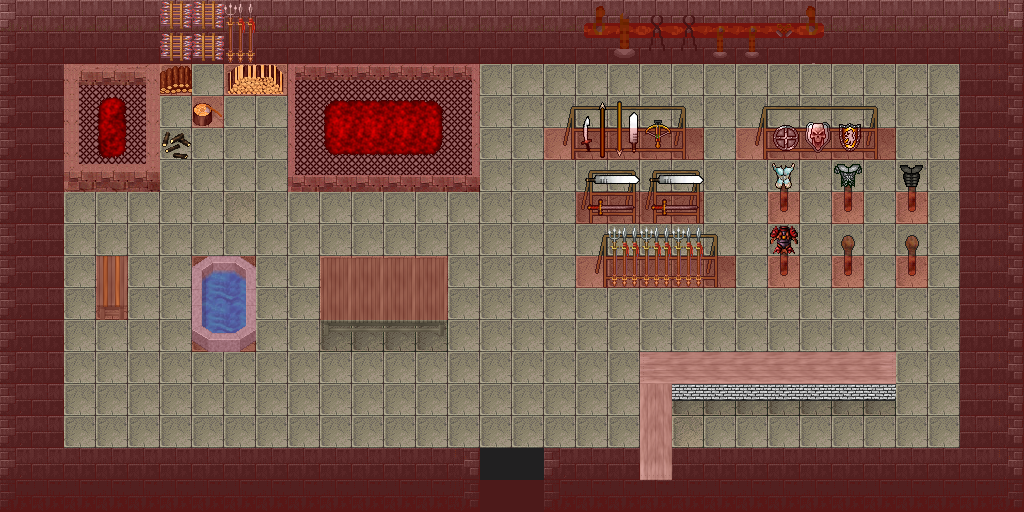

This is a level from a 2D game, rendered from its Tiled map with the project's own tilesets. A one-line summary and the map file follow, with tile-layer data summarised:
An orthogonal 32x16 tile map with 32x32 px tiles, 7 tile layers (0_floor, 1_terrain, 2_object, 3_roof, ...), 1 hidden layer not drawn, 24 tilesets.

<map version="1.0" orientation="orthogonal" renderorder="right-down" width="32" height="16" tilewidth="32" tileheight="32" nextobjectid="1">
 <tileset firstgid="1" name="carpets" tilewidth="32" tileheight="32" tilecount="8" columns="4">
  <image source="../../tileset/furniture/carpet/carpets.png" width="128" height="64" />
 </tileset>
 <tileset firstgid="9" name="fireplace" tilewidth="32" tileheight="32" tilecount="9" columns="3">
  <image source="../../tileset/building/decoration/fireplace.png" width="97" height="96" />
 </tileset>
 <tileset firstgid="18" name="fire_small" tilewidth="32" tileheight="32" tilecount="6" columns="3">
  <image source="../../tileset/ground/fire/fire_small.png" width="96" height="64" />
 </tileset>
 <tileset firstgid="24" name="grey_long" tilewidth="32" tileheight="32" tilecount="4" columns="2">
  <image source="../../tileset/furniture/table/grey_long.png" width="64" height="64" />
 </tileset>
 <tileset firstgid="28" name="pool" tilewidth="32" tileheight="32" tilecount="9" columns="3">
  <image source="../../tileset/building/decoration/pool.png" width="96" height="96" />
 </tileset>
 <tileset firstgid="37" name="fireplace_2" tilewidth="32" tileheight="32" tilecount="9" columns="3">
  <image source="../../tileset/building/decoration/fireplace_2.png" width="96" height="96" />
 </tileset>
 <tileset firstgid="46" name="fire" tilewidth="32" tileheight="32" tilecount="27" columns="3">
  <image source="../../tileset/ground/fire/fire.png" width="96" height="288" />
 </tileset>
 <tileset firstgid="73" name="grey_plain" tilewidth="32" tileheight="32" tilecount="9" columns="3">
  <image source="../../tileset/furniture/table/grey_plain.png" width="96" height="96" />
 </tileset>
 <tileset firstgid="82" name="toolset" tilewidth="32" tileheight="32" tilecount="18" columns="9">
  <image source="../../tileset/building/decoration/toolset.png" width="288" height="64" />
 </tileset>
 <tileset firstgid="100" name="weapons_rack" tilewidth="32" tileheight="32" tilecount="18" columns="9">
  <image source="../../tileset/item/armor/weapons_rack.png" width="288" height="64" />
 </tileset>
 <tileset firstgid="118" name="sword_rack" tilewidth="32" tileheight="32" tilecount="4" columns="2">
  <image source="../../tileset/item/armor/sword_rack.png" width="64" height="64" />
 </tileset>
 <tileset firstgid="122" name="table/grey_pale" tilewidth="32" tileheight="32" tilecount="8" columns="2">
  <image source="../../tileset/furniture/table/grey_pale.png" trans="ff00ff" width="64" height="128" />
 </tileset>
 <tileset firstgid="130" name="brick_base" tilewidth="32" tileheight="32" tilecount="3" columns="3">
  <image source="../../tileset/furniture/table/brick_base.png" trans="ff00ff" width="96" height="32" />
 </tileset>
 <tileset firstgid="133" name="stick" tilewidth="32" tileheight="32" tilecount="2" columns="1">
  <image source="../../tileset/furniture/other/stick.png" width="32" height="64" />
 </tileset>
 <tileset firstgid="135" name="table_with_hob_pale" tilewidth="32" tileheight="32" tilecount="3" columns="3">
  <image source="../../tileset/furniture/table/table_with_hob_pale.png" trans="ff00ff" width="96" height="32" />
 </tileset>
 <tileset firstgid="138" name="armor" tilewidth="32" tileheight="32" tilecount="4" columns="4">
  <image source="../../tileset/item/armor/armor.png" width="128" height="32" />
 </tileset>
 <tileset firstgid="142" name="collision" tilewidth="32" tileheight="32" tilecount="1" columns="1">
  <image source="../../tileset/logic/collision.png" width="32" height="32" />
 </tileset>
 <tileset firstgid="143" name="protection" tilewidth="32" tileheight="32" tilecount="2" columns="2">
  <image source="../../tileset/logic/protection.png" width="64" height="32" />
 </tileset>
 <tileset firstgid="145" name="mury" tilewidth="32" tileheight="32" tilecount="26" columns="13">
  <image source="../../tileset/pol/domki/wiezienie_sciany.png" width="416" height="64" />
 </tileset>
 <tileset firstgid="171" name="kafle" tilewidth="32" tileheight="32" tilecount="80" columns="16">
  <image source="../../tileset/pol/domki/podloga/kafelki_rozne.png" width="512" height="160" />
 </tileset>
 <tileset firstgid="251" name="pieniek_drewno" tilewidth="32" tileheight="32" tilecount="12" columns="3">
  <image source="../../tileset/item/firewood.png" width="96" height="128" />
 </tileset>
 <tileset firstgid="263" name="strzaly" tilewidth="32" tileheight="32" tilecount="32" columns="8">
  <image source="../../tileset/pol/wyposazenie/miecze.png" width="256" height="128" />
 </tileset>
 <tileset firstgid="295" name="ziemniaki" tilewidth="32" tileheight="32" tilecount="2" columns="1">
  <image source="../../tileset/pol/wyposazenie/jedzenie/ziemniaki.png" width="32" height="64" />
 </tileset>
 <tileset firstgid="297" name="jedzenie" tilewidth="32" tileheight="32" tilecount="24" columns="8">
  <image source="../../tileset/pol/wyposazenie/jedzenie/jedzenie.png" width="256" height="96" />
 </tileset>
 <layer name="0_floor" width="32" height="16">
  <data>[512 cells, 508 non-empty, 13 distinct tile ids]</data>
 </layer>
 <layer name="1_terrain" width="32" height="16">
  <data>[512 cells, 63 non-empty, 43 distinct tile ids]</data>
 </layer>
 <layer name="2_object" width="32" height="16">
  <data>[512 cells, 71 non-empty, 38 distinct tile ids]</data>
 </layer>
 <layer name="3_roof" width="32" height="16">
  <data>[512 cells, 25 non-empty, 12 distinct tile ids]</data>
 </layer>
 <layer name="4_roof_add" width="32" height="16">
  <data>[512 cells, 7 non-empty, 5 distinct tile ids]</data>
 </layer>
 <layer name="objects" width="32" height="16">
  <data>[512 cells, 0 non-empty, 0 distinct tile ids]</data>
 </layer>
 <layer name="collision" width="32" height="16" opacity="0.2">
  <data>[512 cells, 265 non-empty, 1 distinct tile ids]</data>
 </layer>
 <layer name="protection" width="32" height="16" visible="0" opacity="0.1">
  <data>[512 cells, 512 non-empty, 1 distinct tile ids]</data>
 </layer>
</map>
